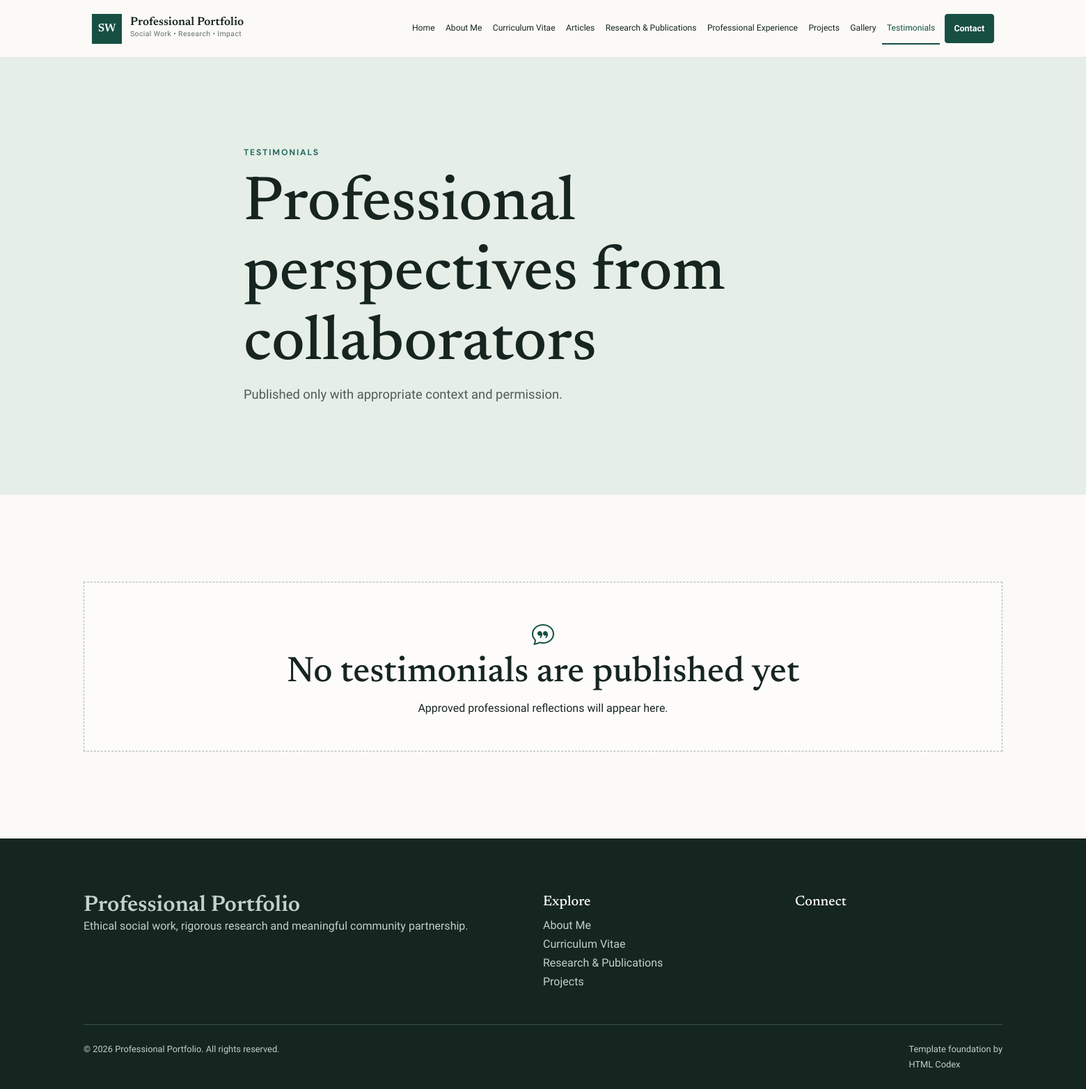
Page /testimonials/ on the committed database.
### app/models.py (models this page shows, shortened)
class TimeStampedModel(models.Model):
    created_at = models.DateTimeField(auto_now_add=True)
    updated_at = models.DateTimeField(auto_now=True)
    class Meta:
        abstract = True

class SiteProfile(TimeStampedModel):
    full_name = models.CharField(max_length=160, blank=True, default="")
    credentials = models.CharField(max_length=160, blank=True, default="")
    professional_title = models.CharField(
        max_length=220,
        default="Social Work Practitioner, Researcher & Community Development Professional",
    )
    professional_subtitle = models.CharField(max_length=240, blank=True, default="Advancing dignity, inclusion and community wellbeing")
    welcome_eyebrow = models.CharField(max_length=120, default="Social Work • Research • Community Impact")
    welcome_heading = models.CharField(max_length=180, default="Welcome to My Professional Portfolio")
    hero_intro = models.TextField(default="I am a social work professional committed to strengthening individuals, families and communities through compassionate practice, research, advocacy and evidence-informed interventions.")
    mission_statement = models.TextField(default="To advance social justice, human dignity and community wellbeing through ethical social work practice, research, advocacy and sustainable community engagement.")
    professional_philosophy = models.TextField(default="Meaningful social change begins by listening to communities, respecting human dignity and transforming evidence into practical action.")
    about_short = models.TextField(default="My work is grounded in empathy, ethical practice and partnership with communities. I bring together social work practice, research and advocacy to support inclusive and sustainable change.")
    about_full = models.TextField(blank=True, default="This portfolio presents a developing record of professional practice, research interests and community engagement. Personal biographical details can be added here through the administration area.")
    populations_of_interest = models.TextField(blank=True, default="Children and families; vulnerable and underserved populations; women and young people; community-based organizations.")
    key_competencies = models.TextField(blank=True, default="Ethical social work practice\nCommunity engagement and facilitation\nResearch and evidence synthesis\nProgram design, monitoring and evaluation\nPolicy analysis and advocacy")
    professional_values = models.TextField(blank=True, default="Human dignity\nSocial justice\nIntegrity and accountability\nInclusion and participation\nEvidence-informed practice")
    profile_photo = models.ImageField(upload_to="profile/", blank=True)
    profile_photo_alt = models.CharField(max_length=220, blank=True, default="Professional portrait")
    secondary_photo = models.ImageField(upload_to="profile/", blank=True)
    cv_file = models.FileField(upload_to="cv/", blank=True, help_text="Upload a current PDF curriculum vitae.")
    email = models.EmailField(blank=True)
    secondary_email = models.EmailField(blank=True)
    phone = models.CharField(max_length=60, blank=True)
    location = models.CharField(max_length=180, blank=True)
    website_name = models.CharField(max_length=140, default="Professional Portfolio")
    footer_statement = models.CharField(max_length=280, default="Ethical social work, rigorous research and meaningful community partnership.")
    copyright_name = models.CharField(max_length=160, blank=True)
    seo_title = models.CharField(max_length=180, blank=True)
    seo_description = models.CharField(max_length=320, blank=True)
    class Meta:
        verbose_name = "site profile"
        verbose_name_plural = "site profile"

### app/views.py (the view)
# urls.py: path("testimonials/", views.testimonials, name="testimonials"),
def testimonials(request): return render(request, "app/testimonials.html", {"testimonials": Testimonial.objects.filter(is_published=True)})

### app/context_processors.py (called while the page is built)
def site_context(request):
    profile = SiteProfile.objects.prefetch_related("social_links").first()
    return {"site_profile": profile, "site_social_links": profile.social_links.filter(is_active=True) if profile else []}

### app/templates/app/testimonials.html
{% extends "app/base.html" %}{% block title %}Testimonials | {{ site_profile.website_name }}{% endblock %}
{% block content %}{% include "app/partials/page_header.html" with eyebrow="Testimonials" title="Professional perspectives from collaborators" description="Published only with appropriate context and permission." %}
<section class="section"><div class="shell"><div class="card-grid">{% for testimonial in testimonials %}{% include "app/partials/testimonial_card.html" %}{% empty %}<div class="empty-state"><i class="bi bi-chat-quote"></i><h2>No testimonials are published yet</h2><p>Approved professional reflections will appear here.</p></div>{% endfor %}</div></div></section>{% endblock %}

### app/templates/app/partials/navbar.html (shortened to what this page needs)
<header class="site-header">
  <nav class="navbar navbar-expand-xl" aria-label="Primary navigation">
    <div class="container-fluid shell">
      <a class="navbar-brand" href="{% url 'home' %}">
        <span class="brand-mark" aria-hidden="true">SW</span>
        <span><strong>{{ site_profile.full_name|default:"Professional Portfolio" }}</strong><small>{{ site_profile.credentials|default:"Social Work • Research • Impact" }}</small></span>
      </a>
      <div class="collapse navbar-collapse">
        <ul class="navbar-nav ms-auto align-items-center">
          {% include "app/partials/nav_links.html" %}
        </ul>
      </div>
    </div>
  </nav>
</header>

### app/templates/app/partials/footer.html (shortened to what this page needs)
<footer class="site-footer">
  <div class="shell footer-grid">
    <div><a class="footer-brand" href="{% url 'home' %}">{{ site_profile.full_name|default:site_profile.website_name|default:"Professional Portfolio" }}</a><p>{{ site_profile.footer_statement }}</p></div>
    <div><h2>Explore</h2><a href="{% url 'about' %}">About Me</a><a href="{% url 'cv' %}">Curriculum Vitae</a><a href="{% url 'publications' %}">Research &amp; Publications</a><a href="{% url 'projects' %}">Projects</a></div>
    <div><h2>Connect</h2></div>
  </div>
  <div class="shell footer-bottom"><span>&copy; {% now "Y" %} {{ site_profile.copyright_name|default:site_profile.full_name|default:"Professional Portfolio" }}. All rights reserved.</span><span>Template foundation by <a href="https://htmlcodex.com" target="_blank" rel="noopener">HTML Codex</a></span></div>
</footer>

### app/static/app/css/style.css (style rules this page uses)
:root { --ivory:#fbfaf6;--paper:#fff;--ink:#172521;--muted:#64706b;--green:#174f43;--green-2:#246c5d;--sage:#dfe9e3;--burgundy:#7a3541;--line:#dce2dd;--surface:#f1f4f0;--shadow:0 16px 40px rgba(23,42,35,.08);--serif:"Newsreader",Georgia,serif;--sans:"Libre Franklin",Arial,sans-serif }
* { box-sizing:border-box }
html { scroll-behavior:smooth }
body { margin:0;background:var(--ivory);color:var(--ink);font-family:var(--sans);font-size:16px;line-height:1.7 }
a { color:var(--green);text-decoration:none }
h1,h2,h3,h4 { font-family:var(--serif);line-height:1.12;color:var(--ink) }
h2 { font-size:clamp(2rem,3.5vw,3.2rem) }
p:last-child { margin-bottom:0 }
.shell { width:min(1320px,calc(100% - 3rem));margin:auto }
.section { padding:clamp(4.5rem,8vw,8rem) 0 }
.site-header { position:sticky;top:0;background:rgba(251,250,246,.96);backdrop-filter:blur(12px);border-bottom:1px solid rgba(220,226,221,.8);z-index:100 }
.navbar { min-height:82px }
.navbar-brand { display:flex;align-items:center;gap:.75rem;color:var(--ink) }
.navbar-brand strong,.navbar-brand small { display:block }
.navbar-brand strong { font:600 1.05rem var(--serif) }
.navbar-brand small { font-size:.65rem;color:var(--muted);letter-spacing:.04em }
.brand-mark { width:43px;height:43px;display:grid;place-items:center;background:var(--green);color:#fff;font:600 1rem var(--serif) }
.navbar-nav { gap:.1rem }
.card-grid { display:grid;grid-template-columns:repeat(3,1fr);gap:1.4rem }
.empty-state { padding:3rem;text-align:center;border:1px dashed #a8b5ae;background:rgba(255,255,255,.5);grid-column:1/-1 }
.empty-state i { font-size:2rem;color:var(--green) }
.site-footer { background:#15251f;color:#c4d0ca;padding:5rem 0 1.5rem }
.footer-grid { display:grid;grid-template-columns:2fr 1fr 1fr;gap:4rem }
.footer-brand { font:600 2rem var(--serif);color:#fff }
.site-footer h2 { color:#fff;font-size:1.25rem }
.site-footer a,.site-footer span { color:#c4d0ca;display:block }
.footer-bottom { display:flex;justify-content:space-between;border-top:1px solid #365047;margin-top:3rem;padding-top:1.5rem;font-size:.8rem }
.footer-bottom span { display:inline }

### rows in the picture
SiteProfile: full_name "Professional Portfolio", credentials "Social Work • Research • Impact", footer_statement "Ethical social work, rigorous research and meaningful community partnership.", copyright_name "Professional Portfolio"

### other values in the picture
{{ eyebrow }} "TESTIMONIALS"
{{ title }} "Professional perspectives from collaborators"
{{ description }} "Published only with appropriate context and permission."
